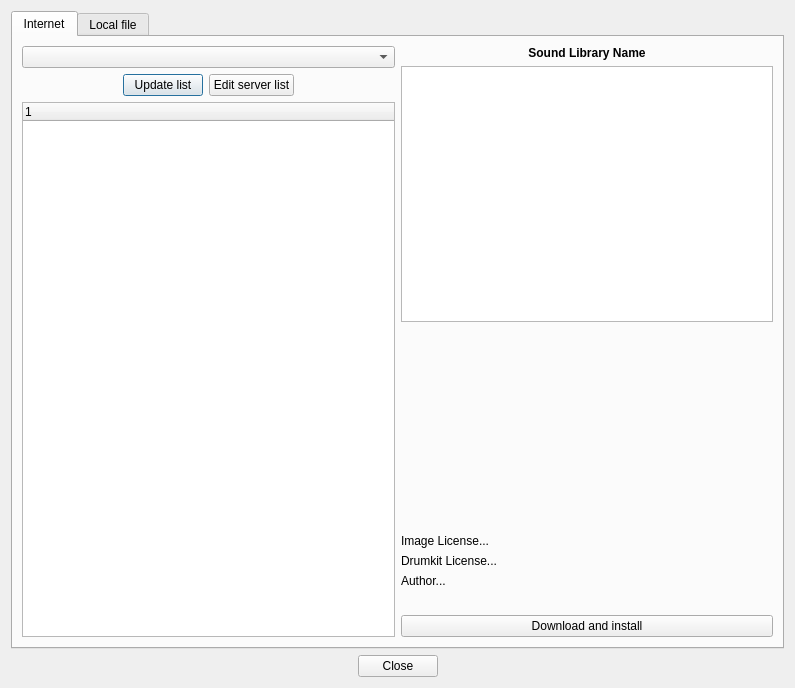
<?xml version="1.0" encoding="UTF-8"?>
<ui version="4.0">
 <class>SoundLibraryImportDialog_UI</class>
 <widget class="QDialog" name="SoundLibraryImportDialog_UI">
  <property name="geometry">
   <rect>
    <x>0</x>
    <y>0</y>
    <width>795</width>
    <height>688</height>
   </rect>
  </property>
  <property name="windowTitle">
   <string>Dialog</string>
  </property>
  <layout class="QVBoxLayout">
   <item>
    <widget class="QTabWidget" name="tabWidget">
     <property name="currentIndex">
      <number>0</number>
     </property>
     <widget class="QWidget" name="Internet">
      <attribute name="title">
       <string>Internet</string>
      </attribute>
      <widget class="QWidget" name="layoutWidget">
       <property name="geometry">
        <rect>
         <x>9</x>
         <y>9</y>
         <width>751</width>
         <height>591</height>
        </rect>
       </property>
       <layout class="QHBoxLayout" name="horizontalLayout">
        <item>
         <layout class="QVBoxLayout" name="TreeLayout">
          <item>
           <widget class="QComboBox" name="repositoryCombo"/>
          </item>
          <item>
           <layout class="QHBoxLayout" name="controlLayout">
            <item>
             <spacer name="lSpacer">
              <property name="orientation">
               <enum>Qt::Horizontal</enum>
              </property>
              <property name="sizeHint" stdset="0">
               <size>
                <width>40</width>
                <height>20</height>
               </size>
              </property>
             </spacer>
            </item>
            <item>
             <widget class="QPushButton" name="UpdateListBtn">
              <property name="text">
               <string>Update list</string>
              </property>
             </widget>
            </item>
            <item>
             <widget class="QPushButton" name="EditListBtn">
              <property name="text">
               <string>Edit server list</string>
              </property>
             </widget>
            </item>
            <item>
             <spacer name="rSpacer">
              <property name="orientation">
               <enum>Qt::Horizontal</enum>
              </property>
              <property name="sizeHint" stdset="0">
               <size>
                <width>40</width>
                <height>20</height>
               </size>
              </property>
             </spacer>
            </item>
           </layout>
          </item>
          <item>
           <widget class="QTreeWidget" name="m_pDrumkitTree">
            <property name="alternatingRowColors">
             <bool>true</bool>
            </property>
            <property name="indentation">
             <number>15</number>
            </property>
            <property name="rootIsDecorated">
             <bool>false</bool>
            </property>
            <property name="itemsExpandable">
             <bool>false</bool>
            </property>
            <column>
             <property name="text">
              <string>1</string>
             </property>
            </column>
           </widget>
          </item>
         </layout>
        </item>
        <item>
         <layout class="QVBoxLayout" name="propertiesLayout">
          <item>
           <widget class="QLabel" name="SoundLibraryNameLbl">
            <property name="maximumSize">
             <size>
              <width>16777215</width>
              <height>50</height>
             </size>
            </property>
            <property name="font">
             <font>
              <weight>75</weight>
              <bold>true</bold>
             </font>
            </property>
            <property name="text">
             <string>Sound Library Name</string>
            </property>
            <property name="alignment">
             <set>Qt::AlignCenter</set>
            </property>
            <property name="wordWrap">
             <bool>true</bool>
            </property>
           </widget>
          </item>
          <item>
           <layout class="QHBoxLayout" name="imageLayout">
            <item>
             <widget class="QTextEdit" name="SoundLibraryInfoLbl">
              <property name="readOnly">
               <bool>true</bool>
              </property>
             </widget>
            </item>
           </layout>
          </item>
          <item>
           <widget class="QLabel" name="drumkitImageLabel">
            <property name="minimumSize">
             <size>
              <width>0</width>
              <height>200</height>
             </size>
            </property>
            <property name="palette">
             <palette>
              <active>
               <colorrole role="WindowText">
                <brush brushstyle="SolidPattern">
                 <color alpha="0">
                  <red>34</red>
                  <green>31</green>
                  <blue>30</blue>
                 </color>
                </brush>
               </colorrole>
              </active>
              <inactive>
               <colorrole role="WindowText">
                <brush brushstyle="SolidPattern">
                 <color alpha="0">
                  <red>34</red>
                  <green>31</green>
                  <blue>30</blue>
                 </color>
                </brush>
               </colorrole>
              </inactive>
              <disabled>
               <colorrole role="WindowText">
                <brush brushstyle="SolidPattern">
                 <color alpha="255">
                  <red>144</red>
                  <green>141</green>
                  <blue>139</blue>
                 </color>
                </brush>
               </colorrole>
              </disabled>
             </palette>
            </property>
            <property name="text">
             <string>TextLabel</string>
            </property>
            <property name="alignment">
             <set>Qt::AlignCenter</set>
            </property>
           </widget>
          </item>
          <item>
           <widget class="QLabel" name="ImageLicenseLbl">
            <property name="maximumSize">
             <size>
              <width>16777215</width>
              <height>30</height>
             </size>
            </property>
            <property name="text">
             <string>Image License...</string>
            </property>
            <property name="wordWrap">
             <bool>true</bool>
            </property>
           </widget>
          </item>
          <item>
           <widget class="QLabel" name="LicenseLbl">
            <property name="maximumSize">
             <size>
              <width>16777215</width>
              <height>30</height>
             </size>
            </property>
            <property name="text">
             <string>Drumkit License...</string>
            </property>
            <property name="wordWrap">
             <bool>true</bool>
            </property>
           </widget>
          </item>
          <item>
           <widget class="QLabel" name="AuthorLbl">
            <property name="maximumSize">
             <size>
              <width>16777215</width>
              <height>30</height>
             </size>
            </property>
            <property name="text">
             <string>Author...</string>
            </property>
            <property name="wordWrap">
             <bool>true</bool>
            </property>
           </widget>
          </item>
          <item>
           <spacer name="centerSpacer">
            <property name="orientation">
             <enum>Qt::Horizontal</enum>
            </property>
            <property name="sizeHint" stdset="0">
             <size>
              <width>372</width>
              <height>21</height>
             </size>
            </property>
           </spacer>
          </item>
          <item>
           <widget class="QPushButton" name="DownloadBtn">
            <property name="text">
             <string>Download and install</string>
            </property>
           </widget>
          </item>
         </layout>
        </item>
       </layout>
      </widget>
     </widget>
     <widget class="QWidget" name="tab_2">
      <attribute name="title">
       <string>Local file</string>
      </attribute>
      <widget class="QWidget" name="widget_2">
       <property name="geometry">
        <rect>
         <x>10</x>
         <y>10</y>
         <width>721</width>
         <height>74</height>
        </rect>
       </property>
       <layout class="QGridLayout" name="localLayout">
        <item row="0" column="1">
         <widget class="QPushButton" name="BrowseBtn">
          <property name="text">
           <string>Browse...</string>
          </property>
          <property name="flat">
           <bool>false</bool>
          </property>
         </widget>
        </item>
        <item row="1" column="1">
         <widget class="QPushButton" name="InstallBtn">
          <property name="text">
           <string>Install</string>
          </property>
         </widget>
        </item>
        <item row="0" column="0">
         <widget class="QLineEdit" name="SoundLibraryPathTxt">
          <property name="sizePolicy">
           <sizepolicy hsizetype="Expanding" vsizetype="Maximum">
            <horstretch>0</horstretch>
            <verstretch>0</verstretch>
           </sizepolicy>
          </property>
          <property name="readOnly">
           <bool>true</bool>
          </property>
         </widget>
        </item>
       </layout>
      </widget>
     </widget>
    </widget>
   </item>
   <item>
    <layout class="QHBoxLayout" name="bottomLayout">
     <item>
      <spacer name="spacerLClose">
       <property name="orientation">
        <enum>Qt::Horizontal</enum>
       </property>
       <property name="sizeHint" stdset="0">
        <size>
         <width>40</width>
         <height>20</height>
        </size>
       </property>
      </spacer>
     </item>
     <item>
      <widget class="QPushButton" name="close_btn">
       <property name="text">
        <string>Close</string>
       </property>
      </widget>
     </item>
     <item>
      <spacer name="spsacerRClose">
       <property name="orientation">
        <enum>Qt::Horizontal</enum>
       </property>
       <property name="sizeHint" stdset="0">
        <size>
         <width>40</width>
         <height>20</height>
        </size>
       </property>
      </spacer>
     </item>
    </layout>
   </item>
  </layout>
 </widget>
 <resources/>
 <connections/>
</ui>
